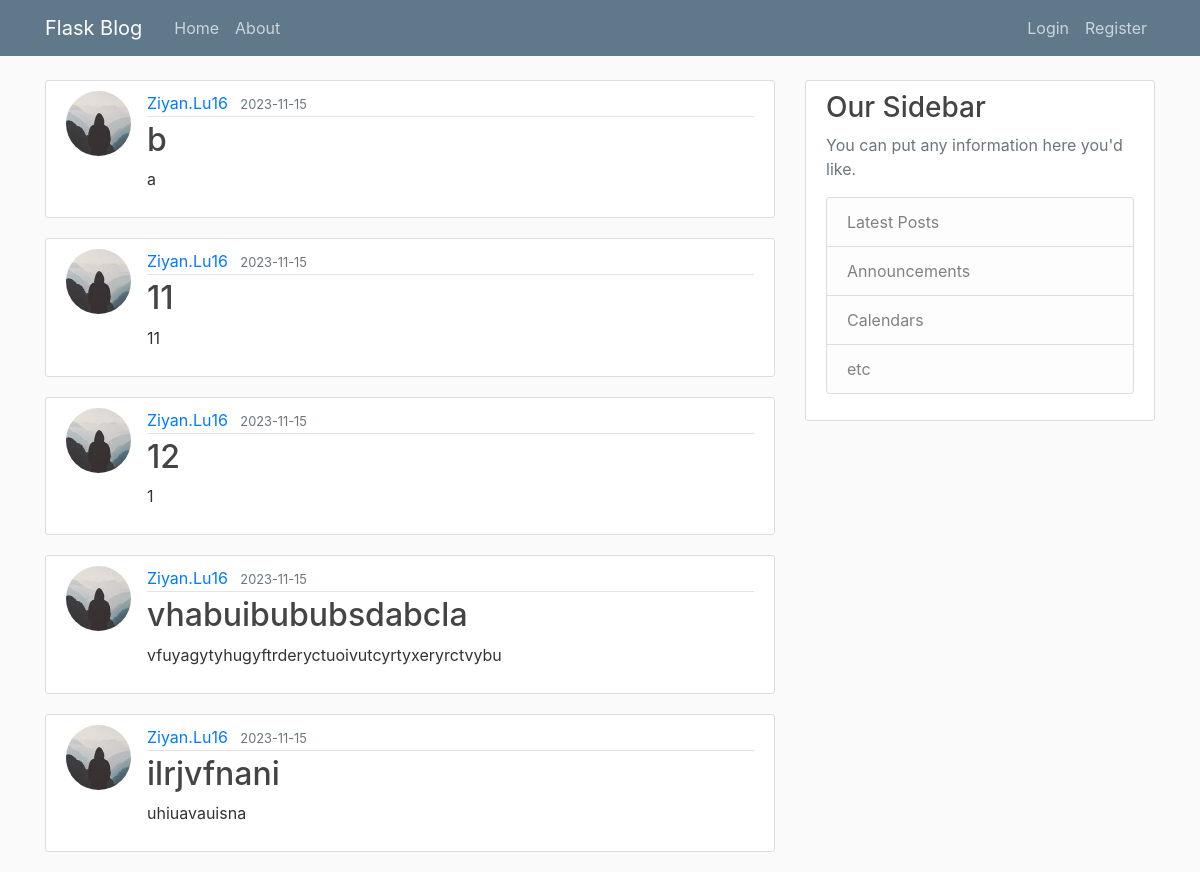
Page /home on the earlier database version.
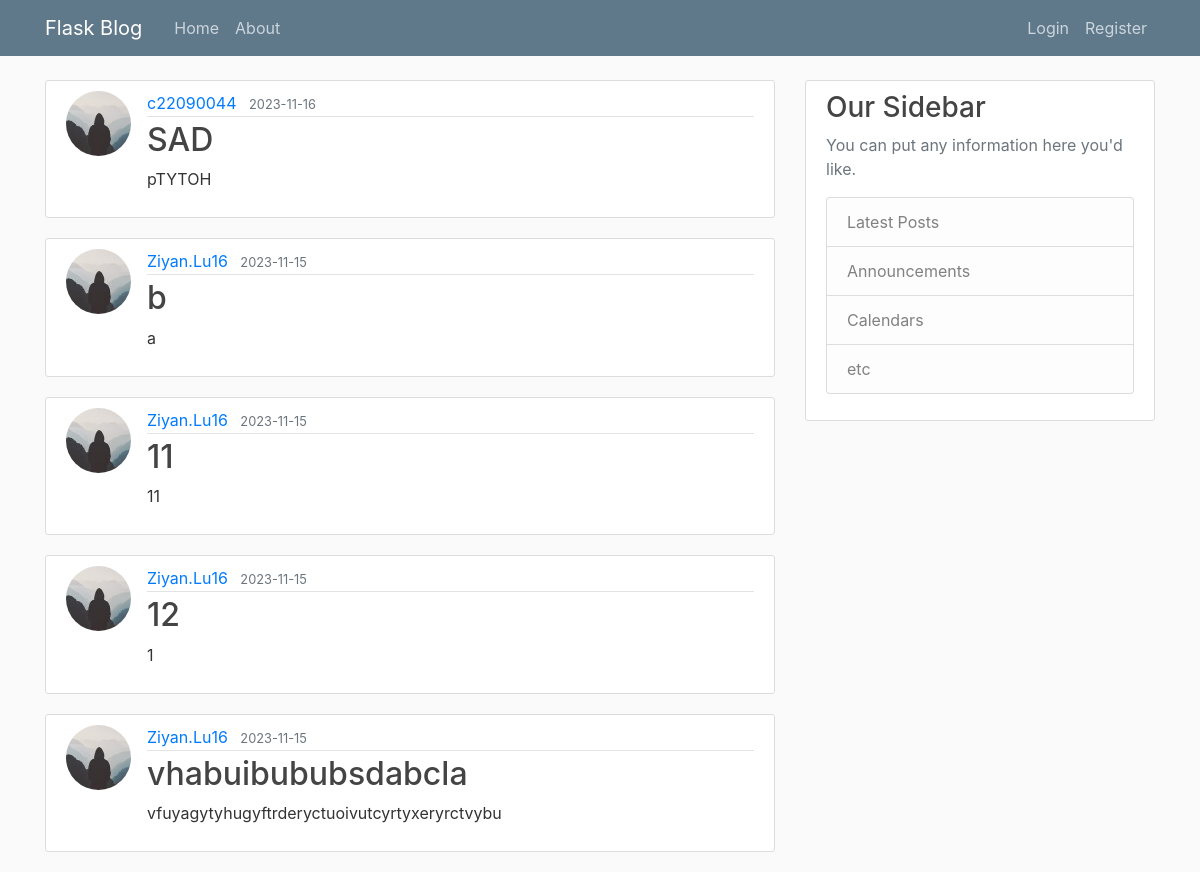
Same page on the later database version.
### flaskblog/models.py (models this page shows, shortened)
class Post(db.Model):
    id = db.Column(db.Integer, primary_key=True)
    title = db.Column(db.String(100), nullable=False)
    date_posted = db.Column(db.DateTime, nullable=False, default=datetime.utcnow)
    content = db.Column(db.Text, nullable=False)
    user_id = db.Column(db.Integer, db.ForeignKey('user.id'), nullable=False)

class User(db.Model, UserMixin):
    id = db.Column(db.Integer, primary_key=True)
    username = db.Column(db.String(20), unique=True, nullable=False)
    email = db.Column(db.String(120), unique=True, nullable=False)
    image_file = db.Column(db.String(20), default = 'default.jpg', nullable=False)
    password = db.Column(db.String(60), nullable = False)
    posts = db.relationship('Post', backref='author', lazy=True)

### flaskblog/routes.py (the view)
@app.route("/")
@app.route("/home")
def home():
    page = request.args.get('page', 1, type = int)
    posts = Post.query.order_by(Post.date_posted.desc()).paginate(per_page=5, page = page)
    return render_template('home.html', posts=posts)

### flaskblog/templates/home.html
{% extends "layout.html" %}
{% block content %}
    {% for post in posts %}
        <article class="media content-section">
          <img class="rounded-circle article-img" src="{{ url_for('static', filename='profile_pics/' + post.author.image_file) }}">
          <div class="media-body">
            <div class="article-metadata">
              <a class="mr-2" href="#">{{ post.author.username }}</a>
              <small class="text-muted">{{ post.date_posted.strftime('%Y-%m-%d') }}</small>
            </div>
            <h2><a class="article-title" href="#">{{ post.title }}</a></h2>
            <p class="article-content">{{ post.content }}</p>
          </div>
        </article>
    {% endfor %}
{% endblock content %}

Differences in the rows shown:
no longer on this page (row unchanged): Post: image_file (picture), author.username "Ziyan.Lu16", date_posted "2023-11-15", title "ilrjvfnani", content "uhiuavauisna"
added Post: image_file (placeholder picture), author.username "c22090044", date_posted "2023-11-16", title "SAD", content "pTYTOH"
